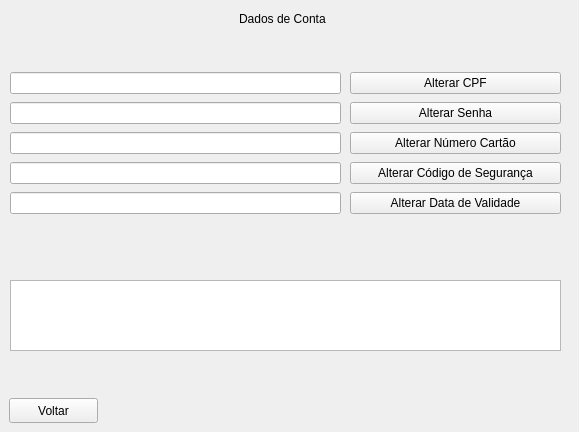
   <widget class="QWidget" name="dados">
    <widget class="QLabel" name="label_12">
     <property name="geometry">
      <rect>
       <x>239</x>
       <y>9</y>
       <width>331</width>
       <height>20</height>
      </rect>
     </property>
     <property name="sizePolicy">
      <sizepolicy hsizetype="Preferred" vsizetype="Maximum">
       <horstretch>0</horstretch>
       <verstretch>0</verstretch>
      </sizepolicy>
     </property>
     <property name="text">
      <string>Dados de Conta</string>
     </property>
    </widget>
    <widget class="QPushButton" name="voltar_conta">
     <property name="geometry">
      <rect>
       <x>9</x>
       <y>398</y>
       <width>89</width>
       <height>25</height>
      </rect>
     </property>
     <property name="text">
      <string>Voltar</string>
     </property>
    </widget>
    <widget class="QTextBrowser" name="caixa_conta">
     <property name="geometry">
      <rect>
       <x>10</x>
       <y>280</y>
       <width>551</width>
       <height>71</height>
      </rect>
     </property>
    </widget>
    <widget class="QWidget" name="layoutWidget">
     <property name="geometry">
      <rect>
       <x>350</x>
       <y>70</y>
       <width>211</width>
       <height>151</height>
      </rect>
     </property>
     <layout class="QVBoxLayout" name="verticalLayout_5">
      <item>
       <widget class="QPushButton" name="alterar_cpf">
        <property name="sizePolicy">
         <sizepolicy hsizetype="Preferred" vsizetype="Fixed">
          <horstretch>0</horstretch>
          <verstretch>0</verstretch>
         </sizepolicy>
        </property>
        <property name="text">
         <string>Alterar CPF</string>
        </property>
       </widget>
      </item>
      <item>
       <widget class="QPushButton" name="alterar_senha">
        <property name="sizePolicy">
         <sizepolicy hsizetype="Preferred" vsizetype="Fixed">
          <horstretch>0</horstretch>
          <verstretch>0</verstretch>
         </sizepolicy>
        </property>
        <property name="text">
         <string>Alterar Senha</string>
        </property>
       </widget>
      </item>
      <item>
       <widget class="QPushButton" name="alterar_cartao">
        <property name="sizePolicy">
         <sizepolicy hsizetype="Preferred" vsizetype="Fixed">
          <horstretch>0</horstretch>
          <verstretch>0</verstretch>
         </sizepolicy>
        </property>
        <property name="text">
         <string>Alterar Número Cartão</string>
        </property>
       </widget>
      </item>
      <item>
       <widget class="QPushButton" name="alterar_codigo">
        <property name="sizePolicy">
         <sizepolicy hsizetype="Preferred" vsizetype="Fixed">
          <horstretch>0</horstretch>
          <verstretch>0</verstretch>
         </sizepolicy>
        </property>
        <property name="text">
         <string>Alterar Código de Segurança</string>
        </property>
       </widget>
      </item>
      <item>
       <widget class="QPushButton" name="alterar_data">
        <property name="sizePolicy">
         <sizepolicy hsizetype="Preferred" vsizetype="Fixed">
          <horstretch>0</horstretch>
          <verstretch>0</verstretch>
         </sizepolicy>
        </property>
        <property name="text">
         <string>Alterar Data de Validade</string>
        </property>
       </widget>
      </item>
     </layout>
    </widget>
    <widget class="QWidget" name="layoutWidget">
     <property name="geometry">
      <rect>
       <x>10</x>
       <y>70</y>
       <width>331</width>
       <height>151</height>
      </rect>
     </property>
     <layout class="QVBoxLayout" name="verticalLayout_6">
      <item>
       <widget class="QLineEdit" name="campo_cpf_conta">
        <property name="sizePolicy">
         <sizepolicy hsizetype="Preferred" vsizetype="Fixed">
          <horstretch>0</horstretch>
          <verstretch>0</verstretch>
         </sizepolicy>
        </property>
       </widget>
      </item>
      <item>
       <widget class="QLineEdit" name="campo_senha_conta">
        <property name="sizePolicy">
         <sizepolicy hsizetype="Preferred" vsizetype="Fixed">
          <horstretch>0</horstretch>
          <verstretch>0</verstretch>
         </sizepolicy>
        </property>
       </widget>
      </item>
      <item>
       <widget class="QLineEdit" name="campo_cartao_conta">
        <property name="sizePolicy">
         <sizepolicy hsizetype="Preferred" vsizetype="Fixed">
          <horstretch>0</horstretch>
          <verstretch>0</verstretch>
         </sizepolicy>
        </property>
       </widget>
      </item>
      <item>
       <widget class="QLineEdit" name="campo_codigo_conta">
        <property name="sizePolicy">
         <sizepolicy hsizetype="Preferred" vsizetype="Fixed">
          <horstretch>0</horstretch>
          <verstretch>0</verstretch>
         </sizepolicy>
        </property>
       </widget>
      </item>
      <item>
       <widget class="QLineEdit" name="campo_data_conta">
        <property name="sizePolicy">
         <sizepolicy hsizetype="Preferred" vsizetype="Fixed">
          <horstretch>0</horstretch>
          <verstretch>0</verstretch>
         </sizepolicy>
        </property>
       </widget>
      </item>
     </layout>
    </widget>
   </widget>
